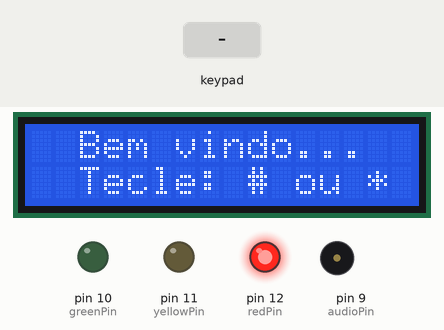
Recording of a sketch running on a simulated Arduino Uno, built with avr-gcc and run on an emulated ATmega328P. On the bench: 16×2 character LCD, output pins drawn as LEDs (lit = HIGH), buzzer (waves = sounding). Dashed ring = blinking. Inputs (shaded band) come from the test bench.

Above: at 1.8 s.
1.9 s: key '*' pressed
At 3.3 s:
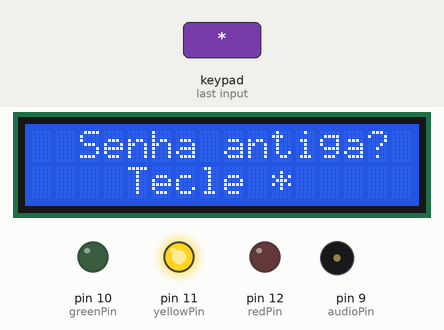
3.8 s: keypad keys 1 2 3 4 pressed 0.4 s apart
At 6.6 s:
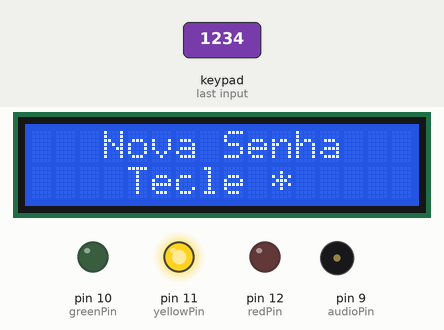
6.9 s: keypad keys 1 2 3 4 # pressed 0.4 s apart
At 9.8 s:
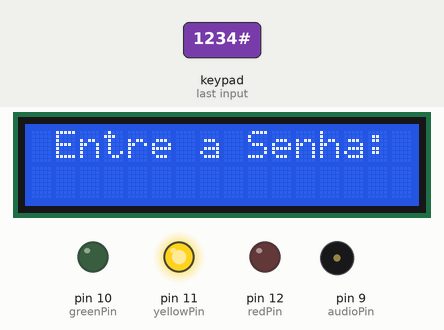
10.4 s: keypad keys 1 2 3 4 * pressed 0.4 s apart
At 11.87 s:
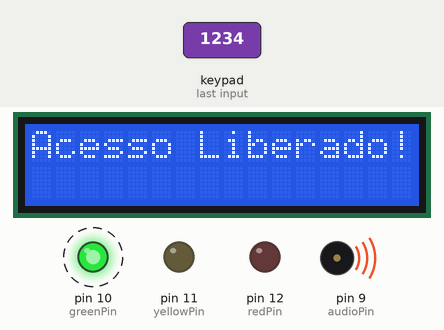
13.9 s: key '1' pressed
Timing chart, 0 to 17.9 s (numbered marks = the images above; inputs shaded):
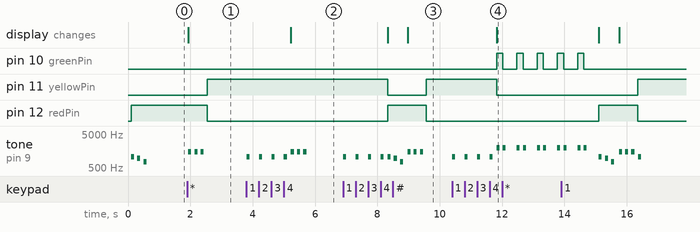

The sketch:

PROJETO_DIGIPASS_15.02.2018.ino
```cpp
/*
********************************************************************************************************
  Arquivo: DIGIPASS
  Micro-processador: ATMel/Arduino Uno/Arduino Mega e suas variantes
  Linguagem: Wiring/C
  Objetivo: Digitar determinada senha para liberar o acesso

  Funcionamento: Ao ligar, realizar a leitura do status do sensor de trava, encontrado na porta;
           se o sensor estiver dando continuidade e caso o usuario não tenha digitado a;
          senha correta o alarme soa até que o usuario digite a senha correta, caso a
          senha esteja incorreta enviar dados da senha para o cliente via rede o local
          e a hora do incidente. Se a senha estiver correta o led verde acente liberando
          o acesso e os dados via rede.

  Autor: Marcos Silva
  Data: 15/02/2018
  Local: Bento Ferreira - ES

********************************************************************************************************
  Este codigo estará disponivel ao domínio público.
*/

// As mensagens do display serão adicionada caso o operante deseje adicionar na arquitetura do projeto

// Incluindo bibliotecas
#include <Wire.h>
#include <Keypad.h>
#include <LiquidCrystal_I2C.h>

LiquidCrystal_I2C lcd(0x27, 16, 2); // declara LCD, endereço e tipo

// Declarando as varíaveis globais e temporarias
int count = 0;

// Declarando as senhas paralelas
char pass [4] = {'1', '2', '3', '4'}; // TV Gazeta
//char pass1 [4] = {'4', '3', '2', '1'}; // TV Vitoria

//const int sirenePin = 9; // Receber o sinal em 10 ou ambos paralelo
//const int sensorPin = 11; // Receber o sinal em 12 ou ambos paralelo
const int yellowPin = 11;
const int redPin = 12;
const int greenPin = 10;
const int audioPin = 9;
const int duration = 200;
const byte LINHAS = 4; // Quatro linhas
const byte COLUNAS = 3; // Três colunas
char keys[LINHAS][COLUNAS] = {
  {'1', '2', '3'},
  {'4', '5', '6'},
  {'7', '8', '9'},
  {'*', '0', '#'}
};// definição do layout do teclado
byte linhasPins[LINHAS] = {5, 4, 3, 2}; // pinagem para as linhas do teclado
byte colunasPins[COLUNAS] = {6, 7, 8}; // pinagem para as colunas do teclado
// mapeamento do teclado
Keypad keypad = Keypad( makeKeymap(keys), linhasPins, colunasPins, LINHAS, COLUNAS );

void setup() {
  lcd.init(); // inicializa o LCD
  lcd.backlight(); // com backlight
  Serial.begin(9600); // inicializa serial
  // modo dos pinos de audio e LEDs
  pinMode(audioPin, OUTPUT);
  pinMode(yellowPin, OUTPUT);
  pinMode(redPin, OUTPUT);
  pinMode(greenPin, OUTPUT);
  lcd.clear();// limpa LCD
  key_init();// inicializa processo
}

void loop() {
  char key = keypad.getKey(); // obtém informação do teclado
  if (key != NO_KEY) { // se foi teclado algo
    if (key == '#') {// se foi teclado #
      code_entry_init(); // mensagem, som e LED
      int entrada = 0; // variável de apoio; números de entradas feitas via teclado
      while (count < 4 ) { // enquanto não entrou os 4 números necessários para a senha
        char key = keypad.getKey(); // obtém informação do teclado
        if (key != NO_KEY) { // se foi teclado algo
          entrada += 1; // aumenta contrador de entradas
          tone(audioPin, 1080, 100); // sinal audível
          delay(duration);
          noTone(audioPin);
          if (key == pass[count])count += 1; // verifica na sequencia da senha, se correto aumenta contador
          if ( count == 4 ) {
            unlocked(); // chegou a 4 digitos corretos, libera acesso
          }
          if ((key == '#') || (entrada == 4)) { // foi teclado # ou 4 entradas incorretas
            key_init();// inicializa
            break;// interrompe loop
          }
        }
      }
    }
    if (key == '*') { // se foi teclado *
      old_pass_check();// mensagem para entrar a senha antiga
      int entrada = 0;
      while (count < 4 ) {
        char key = keypad.getKey();
        if (key != NO_KEY) {
          entrada += 1;
          tone(audioPin, 1080, 100);
          delay(duration);
          noTone(audioPin);
          if (key == pass[count])count += 1;
          if ( count == 4 ) { // foi teclado a senha antiga corretamente
            get_new_pass();// chama função para entrada da nova senha
          }
          if ((key == '*') || (entrada == 4)) { // foi teclado * ou entrou 4 números errados
            key_init();// inicializa
            break; // interrompe loop
          }
        }
      }
    }
  }
}

void locked() {
  lcd.clear();
  lcd.print("    ACESSO,");
  lcd.setCursor(0, 1);
  lcd.print("    NEGADO!");
  for (int i = 0; i < 11; i++) {
    tone(audioPin, 1080, 100);
    digitalWrite(yellowPin, LOW);
    digitalWrite(redPin, HIGH);
    delay(duration);
    noTone(audioPin);
    digitalWrite(redPin, LOW);
    delay(100);
  }
  delay(1000);
}


void get_new_pass() {
  new_pass_entry(); // mensagem, som e LED
  int entrada = 0; // inicializa entrada
  while (count < 4) { // enquanto contrador for menor que 4
    char key = keypad.getKey(); // obtem informação do teclado
    if (key != NO_KEY) { // se algo foi teclado
      entrada += 1; // aumenta contador de entrada
      tone(audioPin, 1080, 100); // tom para cada dígito
      delay(duration);
      noTone(audioPin);
      pass[count] = key; // armamazena o novo dígito
      count += 1; // próximo dígito
      if (count == 4) break; // chegou a 4 digitos, interrompe loop
      if ((key == '*') || (entrada == 4)) { // foi telcado * 4 entradas
        key_init();// inicializa sistema
        break; // mata o void
      }
    }
  }
}


void new_pass_entry() {
  // mensagem no display
  lcd.clear();
  lcd.print("   Nova Senha");
  count = 0;
  lcd.setCursor(0, 1);
  lcd.print("    Tecle *");
  // gera sinal audível
  tone(audioPin, 1500, 100);
  delay(duration);
  noTone(audioPin);
  tone(audioPin, 1500, 100);
  delay(duration);
  noTone(audioPin);
  tone(audioPin, 1500, 100);
  delay(duration);
  noTone(audioPin);
  // somente LED amarelo aceso
  digitalWrite(redPin, LOW);
  digitalWrite(yellowPin, HIGH);
  digitalWrite(greenPin, LOW);
}

void old_pass_check() {
  // mensagem no display
  lcd.clear();
  lcd.print("  Senha antiga?");
  count = 0;
  lcd.setCursor(0, 1);
  lcd.print("    Tecle *");
  // gera tom audível
  tone(audioPin, 1500, 100);
  delay(duration);
  noTone(audioPin);
  tone(audioPin, 1500, 100);
  delay(duration);
  noTone(audioPin);
  tone(audioPin, 1500, 100);
  delay(duration);
  noTone(audioPin);
  // somente LED amarelo aceso
  digitalWrite(redPin, LOW);
  digitalWrite(yellowPin, HIGH);
  digitalWrite(greenPin, LOW);
}


void key_init () {
  // mensagem no display
  lcd.clear();
  lcd.print("  Bem vindo...");
  lcd.setCursor(0, 1);
  lcd.print("  Tecle: # ou *");
  count = 0;// contador para zero
  // somente LED vermelho aceso
  digitalWrite(redPin, HIGH);
  digitalWrite(yellowPin, LOW);
  digitalWrite(greenPin, LOW);
  // gera tom audível
  tone(audioPin, 1080, 100);
  delay(duration);
  noTone(audioPin);
  tone(audioPin, 980, 100);
  delay(duration);
  noTone(audioPin);
  tone(audioPin, 770, 100);
  delay(duration);
  noTone(audioPin);
}

void code_entry_init() {
  // mensagem no display
  lcd.clear();
  lcd.print(" Entre a Senha:");
  count = 0; // contador para zero
  // gera sinal audível
  tone(audioPin, 1500, 100);
  delay(duration);
  noTone(audioPin);
  tone(audioPin, 1500, 100);
  delay(duration);
  noTone(audioPin);
  tone(audioPin, 1500, 100);
  delay(duration);
  noTone(audioPin);
  // somente LED amarelo aceso
  digitalWrite(redPin, LOW);
  digitalWrite(yellowPin, HIGH);
  digitalWrite(greenPin, LOW);
}

void unlocked() {
  // mensagem no display
  lcd.clear();
  lcd.print("Acesso Liberado!");
  // somente LED verde aceso
  digitalWrite(redPin, LOW);
  digitalWrite(yellowPin, LOW);
  // pisca LED verde e gera sinal audível
  for (int x = 0; x < 5; x++) {
    digitalWrite(greenPin, HIGH);
    tone(audioPin, 2000, 100);
    delay(duration);
    noTone(audioPin);
    digitalWrite(greenPin, LOW);
    tone(audioPin, 2000, 100);
    delay(duration);
    noTone(audioPin);
    delay(250);
  }
}

void locked_trace() {
  //mensagem no display

  lcd.clear();
  lcd.print("Digite '#' para sair");
  // Detona LED Verde
  digitalWrite(redPin, LOW);
  digitalWrite(yellowPin, LOW);
  // piscar o LED verde e gerar sinal audivel
  loop();
}
```

Measured:
- after the input at 1.9 s, pin 11 (yellowPin): LOW → HIGH after 0.64 s; pin 12 (redPin): HIGH → LOW after 0.64 s; tone on pin 9 (audioPin): alternates 1500 Hz for 0.10 s and silent for 0.10 s, 6 changes in all, then stays silent, starting at once; the display: changes at once (image 1)
- after the input at 3.8 s, tone on pin 9 (audioPin): plays 1080 Hz for 0.10 s, 1080 Hz for 0.10 s, 1080 Hz for 0.10 s, 1080 Hz for 0.10 s, 1500 Hz for 0.10 s, 1500 Hz for 0.10 s … (7 notes in this stretch), starting at once; the display: changes after 1.4 s (image 2)
- after the input at 6.9 s, pin 11 (yellowPin): HIGH → LOW after 1.4 s, → HIGH 1.2 s later; pin 12 (redPin): LOW → HIGH after 1.4 s, → LOW 1.2 s later
- after the input at 10.4 s, pin 10 (greenPin): alternates HIGH for 0.20 s and LOW for 0.45 s, starting after 1.4 s; pin 11 (yellowPin): HIGH → LOW after 1.4 s
